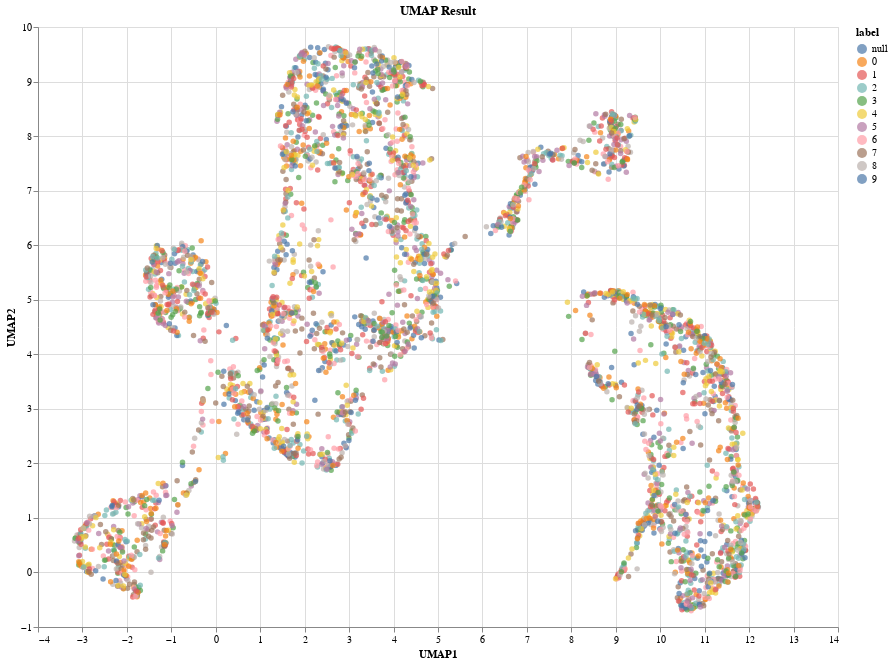

Source (notebook cell):
### Code cell
# UMAP random_state=42, n_neighbors=15, min_dist=0.1
import umap
reducer_1501 = umap.UMAP(random_state=42, n_neighbors=15, min_dist=0.1)

start_time = time.time()
umap_result = reducer_1501.fit_transform(data_standard)
end_time = time.time()
print(f"Time taken: {end_time - start_time:.4f} seconds")

df_umap_result = pd.DataFrame(umap_result, columns=['UMAP1', 'UMAP2'])
df_umap_result['label'] = labels[:]

scatter_umap = alt.Chart(df_umap_result).mark_circle(size=30).encode(
    x='UMAP1',
    y='UMAP2',
    tooltip=['UMAP1', 'UMAP2', 'label'],
    color = 'label:N'
).properties(
    title='UMAP Result',
    width=800,
    height=600
)

scatter_umap

### Figure 1 — Vega-Lite specification as saved in the notebook (floating-point values rounded to 4 significant figures; data arrays with more than 128 entries replaced by an {"elided": "..."} marker saying what was removed)
{"config": {"view": {"continuousWidth": 300, "continuousHeight": 300}}, "data": {"name": "data-77683b0e9d264f58b6fc2649e2802c79"}, "mark": {"type": "circle", "size": 30}, "encoding": {"color": {"field": "label", "type": "nominal"}, "tooltip": [{"field": "UMAP1", "type": "quantitative"}, {"field": "UMAP2", "type": "quantitative"}, {"field": "label", "type": "quantitative"}], "x": {"field": "UMAP1", "type": "quantitative"}, "y": {"field": "UMAP2", "type": "quantitative"}}, "height": 600, "title": "UMAP Result", "width": 800, "$schema": "https://vega.github.io/schema/vega-lite/v5.20.1.json", "datasets": {"data-77683b0e9d264f58b6fc2649e2802c79": {"elided": "4000 records"}}}
